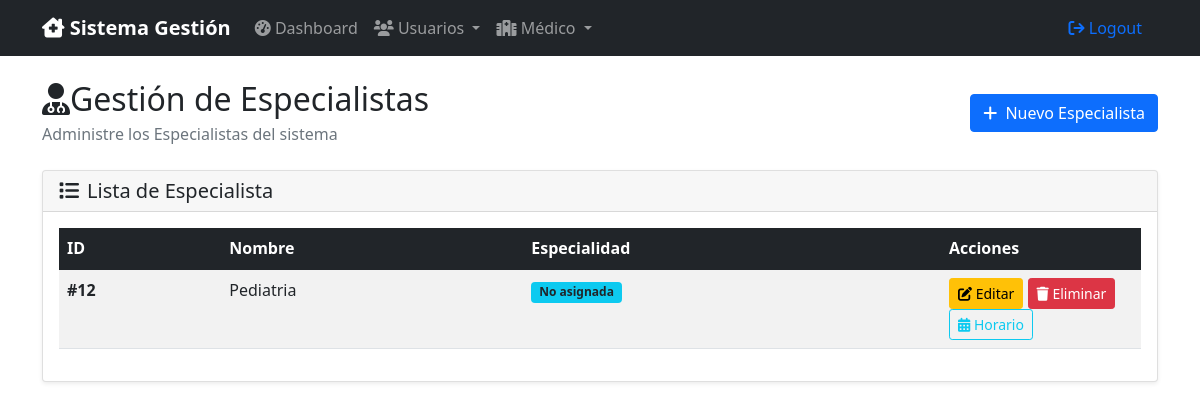
Page /index.php?controller=especialista&action=index on the committed database.
### tables this page shows
CREATE TABLE IF NOT EXISTS `especialista` (
  `id` int(11) NOT NULL AUTO_INCREMENT,
  `nombre` text NOT NULL,
  `especialidad_id` int(11) NOT NULL DEFAULT 0,
  PRIMARY KEY (`id`) USING BTREE,
  KEY `FK_especialista_especialidad` (`especialidad_id`),
  CONSTRAINT `FK_especialista_especialidad` FOREIGN KEY (`especialidad_id`) REFERENCES `especialidad` (`id`) ON DELETE NO ACTION ON UPDATE NO ACTION
);

### controllers/Controller.php (called while the page is built, shortened)
<?php
class Controller {
    public function __construct($model) {
        $this->model = $model;
    }
    protected function loadView($view, $data = []) {
        extract($data);
         $viewPath = "../views/$view.php";
        require_once $viewPath;
    }
}
?>

### controllers/EspecialistaController.php (called while the page is built, shortened)
<?php
require_once 'Controller.php';
class EspecialistaController extends Controller
{
    public function index()
    {
        $especialistas = $this->model->read();
        $this->loadView('especialista/index', ['especialistas' => $especialistas]);
    }
}

### models/especialista.php (called while the page is built, shortened)
<?php
class EspecialistaModel {
    private $conn;
    private $table_name = "especialista";
    public function __construct($db) {
        $this->conn = $db;
    }
    public function read() {
        $query = "SELECT * FROM " . $this->table_name . " ORDER BY id DESC";
        $stmt = $this->conn->prepare($query);
        $stmt->execute();
        return $stmt;
    }
}
?>

### views/especialista/index.php (the view, shortened to what this page needs)
<?php
require_once '../views/layouts/header.php';
$listNombres = [];
if (isset($especialistas) && $especialistas->rowCount() > 0) {
    $database = new Database();
    $db = $database->getConnection();
    $tmpStmt = $db->query("SELECT id, nombre FROM especialidad");
    $tmp = $tmpStmt->fetchAll(PDO::FETCH_ASSOC);
    foreach ($tmp as $record) {
        $listNombres[$record['id']] = $record['nombre'];
    }
}
?>
<div class="d-flex justify-content-between align-items-center mb-4">
    <div>
        <h2 class="mb-1">
            <i class="fa fa-user-md"></i>Gestión de Especialistas
        </h2>
        <p class="text-muted mb-0">Administre los Especialistas del sistema</p>
    </div>
    <a href="index.php?controller=especialista&action=create" class="btn btn-primary">
        <i class="fas fa-plus me-1"></i> Nuevo Especialista
    </a>
</div>
<div class="card">
    <div class="card-header">
        <h5 class="card-title mb-0">
            <i class="fas fa-list me-2"></i>Lista de Especialista
        </h5>
    </div>
    <div class="card-body">
        <?php if ($especialistas->rowCount() > 0): ?>
            <div class="table-responsive">
                <table class="table table-striped table-hover">
                    <thead class="table-dark">
                        <tr>
                            <th>ID</th>
                            <th>Nombre</th>
                            <th>Especialidad</th>
                            <th width="200">Acciones</th>
                        </tr>
                    </thead>
                    <tbody>
                        <?php while ($especialista = $especialistas->fetch(PDO::FETCH_ASSOC)): ?>
                            <tr>
                                <td><strong>#<?php echo $especialista['id']; ?></strong></td>
                                <td><?php echo htmlspecialchars($especialista['nombre']); ?></td>
                                <td>
                                    <?php
                                    $idEsp = $especialista['especialidad_id'];
                                    $nombreEspecialidad = isset($listNombres[$idEsp]) ? $listNombres[$idEsp] : "No asignada";
                                    ?>
                                    <span class="badge bg-info text-dark">
                                        <?php echo htmlspecialchars($nombreEspecialidad); ?>
                                    </span>
                                </td>
                                <td>
                                    <a href="index.php?controller=especialista&action=edit&id=<?php echo $especialista['id']; ?>"
                                        class="btn btn-sm btn-warning">
                                        <i class="fas fa-edit"></i> Editar
                                    </a>
                                    <a href="index.php?controller=especialista&action=delete&id=<?php echo $especialista['id']; ?>"
                                        class="btn btn-sm btn-danger"
                                        onclick="return confirm('¿Está seguro de eliminar este especialista?')">
                                        <i class="fas fa-trash"></i> Eliminar
                                    </a>
                                    <a href="index.php?controller=horario&action=gestionar&id=<?php echo $especialista['id']; ?>"
                                        class="btn btn-outline-info btn-sm">
                                        <i class="fas fa-calendar-alt"></i> Horario
                                    </a>
                                </td>
                            </tr>
                        <?php endwhile; ?>
                    </tbody>
                </table>
            </div>
        <?php endif; ?>
    </div>
</div>
<?php require_once '../views/layouts/footer.php'; ?>

### views/layouts/header.php (style rules this page uses)
.card { box-shadow: 0 0.125rem 0.25rem rgba(0, 0, 0, 0.075); }

### rows in the picture
especialista: id "12", nombre "Pediatria", especialidad "No asignada"
